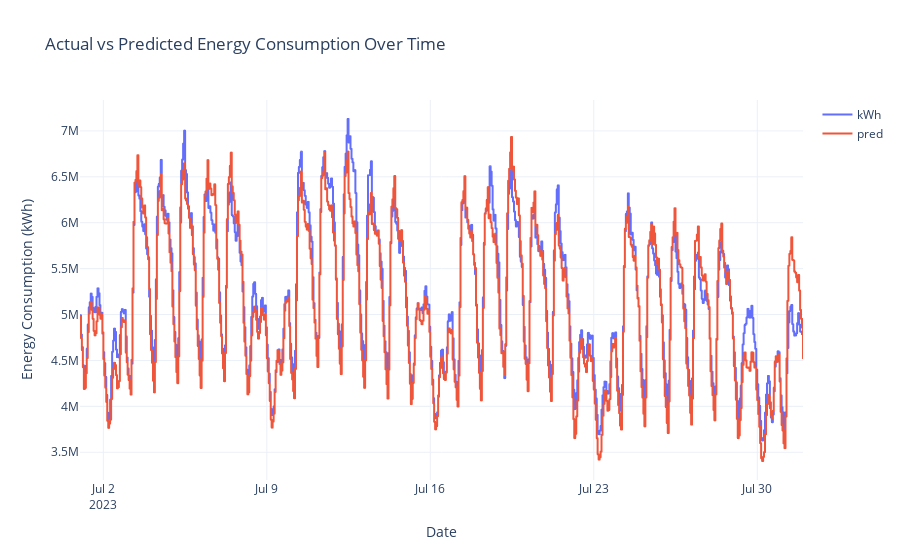

Notebook source saved alongside this figure:
### Code cell
# Create the figure with step lines for both actual and predicted values
fig = px.line(
    preds_168.reset_index(),
    x="datetime",
    y=["kWh", "pred"],
    labels={
        "datetime": "Date",
        "value": "Energy Consumption (kWh)",
        "variable": "Series",
    },
    title="Actual vs Predicted Energy Consumption Over Time",
    line_shape="hv",  # Set line shape to horizontal-vertical for step chart
)

# Customize the layout
fig.update_layout(
    template="plotly_white",
    legend=dict(title=""),
    xaxis_title="Date",
    yaxis_title="Energy Consumption (kWh)",
)

# Show the figure
fig.show()

### Figure 1 — Plotly figure (JSON) as saved in the notebook; plotly's stock layout.template omitted (floating-point values rounded to 4 significant figures; data arrays with more than 128 entries replaced by an {"elided": "..."} marker saying what was removed)
{"data": [{"hovertemplate": "Series=kWh<br>Date=%{x}<br>Energy Consumption (kWh)=%{y}<extra></extra>", "legendgroup": "kWh", "line": {"color": "#636efa", "dash": "solid", "shape": "hv"}, "marker": {"symbol": "circle"}, "mode": "lines", "name": "kWh", "showlegend": true, "type": "scattergl", "x": {"elided": "744 str values"}, "xaxis": "x", "y": {"elided": "744 float values"}, "yaxis": "y"}, {"hovertemplate": "Series=pred<br>Date=%{x}<br>Energy Consumption (kWh)=%{y}<extra></extra>", "legendgroup": "pred", "line": {"color": "#EF553B", "dash": "solid", "shape": "hv"}, "marker": {"symbol": "circle"}, "mode": "lines", "name": "pred", "showlegend": true, "type": "scattergl", "x": {"elided": "744 str values"}, "xaxis": "x", "y": {"elided": "744 float values"}, "yaxis": "y"}], "layout": {"legend": {"title": {"text": ""}, "tracegroupgap": 0}, "title": {"text": "Actual vs Predicted Energy Consumption Over Time"}, "xaxis": {"anchor": "y", "domain": [0, 1], "title": {"text": "Date"}}, "yaxis": {"anchor": "x", "domain": [0, 1], "title": {"text": "Energy Consumption (kWh)"}}}}
